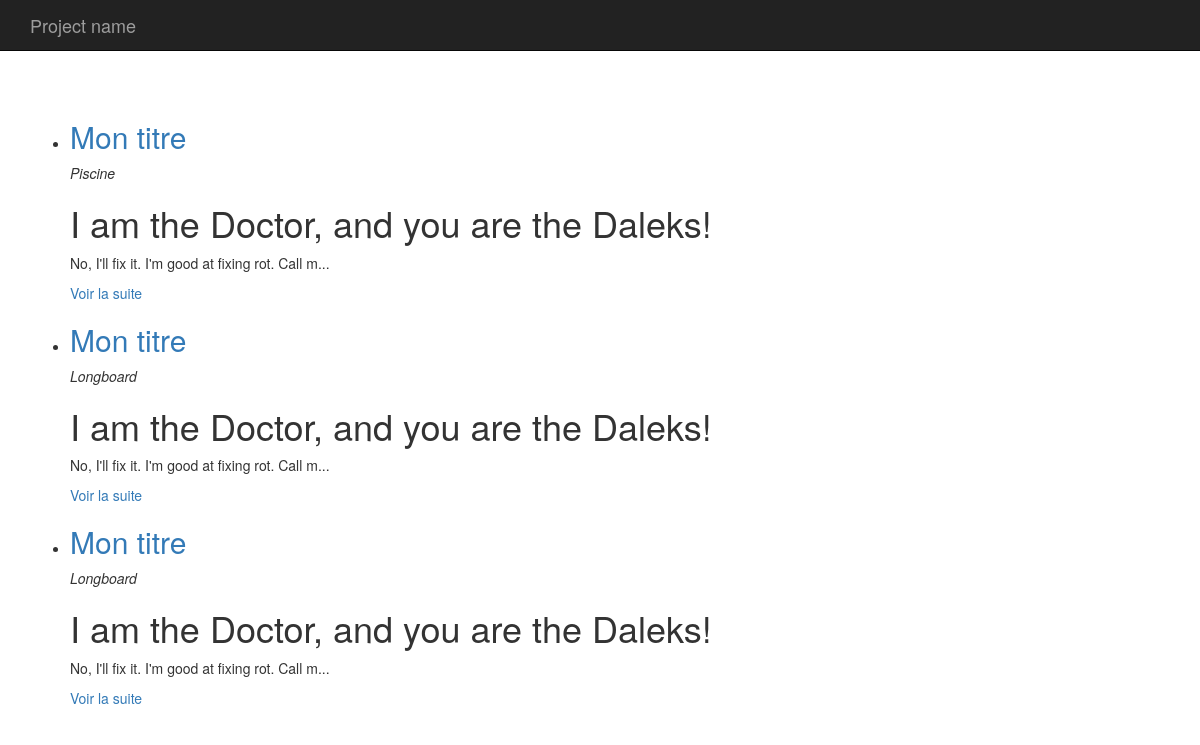
The page / on the database its author committed.
### tables this page shows
CREATE TABLE `articles` (
  `id` int(11) NOT NULL,
  `titre` varchar(255) DEFAULT NULL,
  `texte` longtext,
  `date` datetime DEFAULT NULL,
  `categorie_id` int(11) DEFAULT NULL
);

CREATE TABLE `categories` (
  `id` int(11) NOT NULL,
  `titre` varchar(255) DEFAULT NULL
);

### app/Autoloader.class.php (called while the page is built, shortened)
<?php
class Autoloader{
  static function autoload($class){
    if (strpos($class, __NAMESPACE__ . '\\') === 0) {
      $class = str_replace(__NAMESPACE__ . '\\', '', $class);
      $class = str_replace('\\', '/', $class);
    }
  }
}

### app/App.class.php (called while the page is built, shortened)
<?php
class App{
  private static $database;
  public static function getDb(){
    if (self::$database === null) {
      self::$database = new Database(self::DB_NAME, self::DB_USER, self::DB_PASS, self::DB_HOST);
    }
    return self::$database;
  }
}

### app/Database.class.php (called while the page is built, shortened)
<?php
class Database{
  private $pdo;
  private function getPDO(){
    if ($this->pdo === null) {
      $pdo = new PDO('mysql:dbname=Blog_Grafikart;host=localhost', 'root', 'root' );
      $pdo->setAttribute(PDO::ATTR_ERRMODE, PDO::ERRMODE_EXCEPTION);
      $this->pdo = $pdo;
    }
    return $this->pdo;
  }
  public function query($statement, $class_name){
    $req = $this->getPDO()->query($statement);
    $datas = $req->fetchAll(PDO::FETCH_CLASS, $class_name);
    return $datas;
  }
}

### pages/home.php (the view)
<div class="row">
  <div class="col-sm-8">
    <ul>
      <?php foreach (\App\Table\Article::getLast() as $post):?>
        <li>
          <h2><a href="<?= $post->url ?>"><?= $post->titre; ?></a></h2>
          <p><em> <?= $post->categorie; ?></em></p>
          <p><?= $post->extrait; ?></p>
        </li>
      <?php endforeach;?>
    </ul>
  </div>
  <div class="col-sm-4">
  </div>
</div>

### public/index.php (shortened to what this page needs)
<?php
require '../app/Autoloader.class.php';
if (isset($_GET['p'])) {
  $p = $_GET['p'];
}else {
  $p = 'home';
}
if ($p === 'home') {
  require '../pages/home.php';
}elseif ($p === 'article') {
  require '../pages/single.php';
}
$content = ob_get_clean();
require'../pages/template/default.php';
 ?>

### app/Table/Article.class.php (shortened to what this page needs)
<?php
class Article{
  public static function getLast(){
    return App::getDb()->query("
      SELECT articles.id, articles.titre, articles.texte, categories.titre AS categorie
      FROM articles
      LEFT JOIN categories
        ON categorie_id = categories.id
        ", __CLASS__);
  }
  public function __get($key){
    $method = 'get' . ucfirst($key);
    $this->key = $this->$method();
    return $this->key;
  }
  public function getUrl(){
    return 'index.php?p=article&id=' . $this->id;
  }
  public function getExtrait(){
    $html = '<p>' . substr($this->texte, 0, 100) . '...</p>';
    $html .= '<p><a href="' . $this->getURL() . '">Voir la suite</a></p>';
    return $html;
  }
}

### pages/template/default.php (shortened to what this page needs)
<!DOCTYPE html>
<html lang="en">
  <head>
    <link href="https://maxcdn.bootstrapcdn.com/bootstrap/3.3.7/css/bootstrap.min.css" rel="stylesheet">
  </head>
  <body>
    <nav class="navbar navbar-inverse navbar-fixed-top">
      <div class="container">
        <div class="navbar-header">
          <a class="navbar-brand" href="#">Project name</a>
        </div>
      </div>
    </nav>
    <div class="container">
      <div class="starter-template" style="padding-top:100px">
        <?= $content; ?>
      </div>
    </div>
  </body>
</html>

### rows shown on the page
articles: titre "Mon titre", categorie.titre "Piscine", texte "I am the Doctor, and you are the Daleks! No, I'll fix it. I'm good at fixing rot. Call m"
articles: titre "Mon titre", categorie.titre "Longboard", texte "I am the Doctor, and you are the Daleks! No, I'll fix it. I'm good at fixing rot. Call m"
articles: titre "Mon titre", categorie.titre "Longboard", texte "I am the Doctor, and you are the Daleks! No, I'll fix it. I'm good at fixing rot. Call m"
